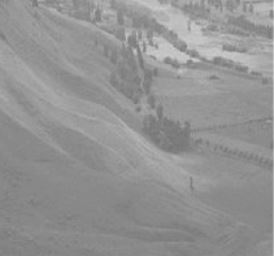
#> input picture wiki.jpg, 274 x 256 px
$ jupyter execute strech.ipynb
#> lines starting #> are read from the running program, lines starting #| are printed output that depends on the picture
[cell 1]
"""
This notebook contains the implementation of various techniques that can be used to strech low contrast images
"""

[cell 2]
import cv2 as cv
import numpy as np;

[cell 3]
#reading the image
wikiImg = cv.imread("./wiki.jpg");
#> wikiImg is the input picture: shape (256, 274, 3); min 117, max 209, mean 147

[cell 4]
#reading the image
lowcon = cv.imread("./lowcon.tif");
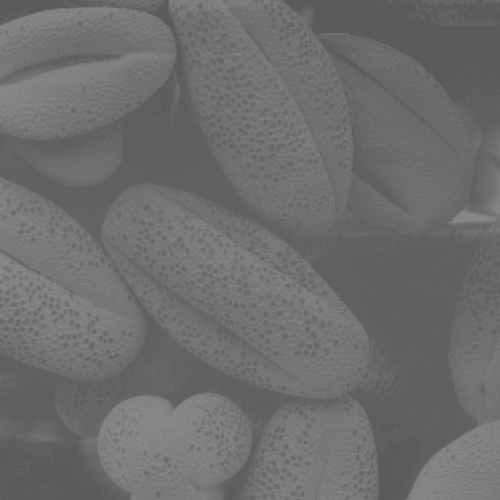
#> input picture lowcon.tif, 500 x 500 px
#> lowcon is the input picture: shape (500, 500, 3); min 91, max 138, mean 109.1

[cell 5]
# using the grayscael image to reduce complexity
wikiGray = cv.cvtColor(wikiImg,cv.COLOR_RGB2GRAY);

[cell 6]
# defining a simple function for streching the contrast
def strech(pixel,Smin,Smax,Imin,Imax):
    float
    return (((Smax-Smin)/(Imax-Imin))*(pixel - Imin) + Smin).astype(np.uint8)

# converting it in to the vector function

vStrech = np.vectorize(strech)

[cell 7]
# enhancing the contrast
Smin = 0;
Smax = 255;

Imax = np.max(wikiGray);
#> Imax = 209
Imin = np.min(wikiGray);
#> Imin = 117

enhancedWiki = vStrech(wikiGray,Smin,Smax,Imin,Imax)
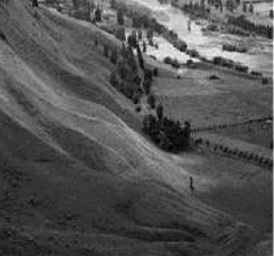
#> enhancedWiki: shape (256, 274); min 0, max 255, mean 82.6

[cell 8]
# enhancing the contrast
Smin = 0;
Smax = 255;

Imax = np.max(lowcon);
#> Imax = 138
Imin = np.min(lowcon);
#> Imin = 91

enhancedBean = vStrech(lowcon,Smin,Smax,Imin,Imax)
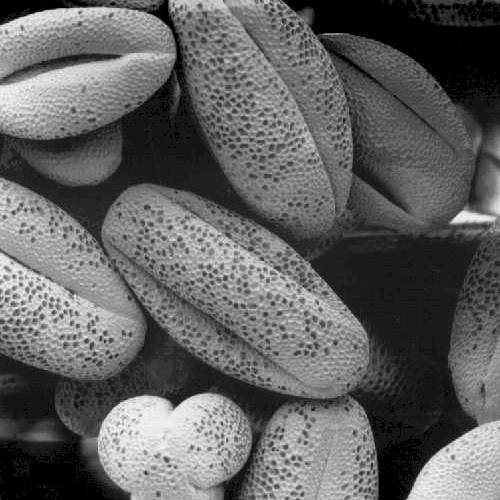
#> enhancedBean: shape (500, 500, 3); min 0, max 255, mean 97.6

[cell 9]
def show(prompt,img):
    cv.namedWindow(prompt, cv.WINDOW_NORMAL)
    cv.imshow(prompt, img)
    cv.waitKey(0)
    cv.destroyAllWindows()

[cell 10]
show("original image",wikiImg)
show("enhanced wiki image",enhancedWiki)

[cell 11]
show("original image",lowcon)
show("enhanced wiki image",enhancedBean)

[cell 12]
cv.imwrite("enh_wiki_by_func.jpg",enhancedWiki)
cv.imwrite("enh_bean_by_func.jpg",enhancedBean)
#> Out = True
